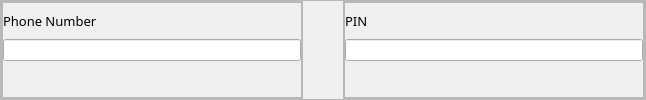
              <widget class="QFrame" name="phoneAndPin">
               <property name="sizePolicy">
                <sizepolicy hsizetype="Preferred" vsizetype="Expanding">
                 <horstretch>0</horstretch>
                 <verstretch>0</verstretch>
                </sizepolicy>
               </property>
               <property name="frameShape">
                <enum>QFrame::StyledPanel</enum>
               </property>
               <property name="frameShadow">
                <enum>QFrame::Raised</enum>
               </property>
               <layout class="QHBoxLayout" name="horizontalLayout_6">
                <property name="spacing">
                 <number>40</number>
                </property>
                <property name="leftMargin">
                 <number>0</number>
                </property>
                <property name="topMargin">
                 <number>0</number>
                </property>
                <property name="rightMargin">
                 <number>0</number>
                </property>
                <property name="bottomMargin">
                 <number>0</number>
                </property>
                <item>
                 <widget class="QFrame" name="phoneNumber">
                  <property name="frameShape">
                   <enum>QFrame::StyledPanel</enum>
                  </property>
                  <property name="frameShadow">
                   <enum>QFrame::Raised</enum>
                  </property>
                  <layout class="QVBoxLayout" name="verticalLayout_11">
                   <property name="spacing">
                    <number>0</number>
                   </property>
                   <property name="leftMargin">
                    <number>0</number>
                   </property>
                   <property name="topMargin">
                    <number>0</number>
                   </property>
                   <property name="rightMargin">
                    <number>0</number>
                   </property>
                   <property name="bottomMargin">
                    <number>0</number>
                   </property>
                   <item alignment="Qt::AlignRight">
                    <widget class="QFrame" name="phoneFrame">
                     <property name="minimumSize">
                      <size>
                       <width>300</width>
                       <height>0</height>
                      </size>
                     </property>
                     <property name="frameShape">
                      <enum>QFrame::StyledPanel</enum>
                     </property>
                     <property name="frameShadow">
                      <enum>QFrame::Raised</enum>
                     </property>
                     <layout class="QVBoxLayout" name="verticalLayout_14">
                      <property name="spacing">
                       <number>0</number>
                      </property>
                      <property name="leftMargin">
                       <number>0</number>
                      </property>
                      <property name="topMargin">
                       <number>0</number>
                      </property>
                      <property name="rightMargin">
                       <number>0</number>
                      </property>
                      <property name="bottomMargin">
                       <number>0</number>
                      </property>
                      <item>
                       <widget class="QLabel" name="phoneLabel">
                        <property name="font">
                         <font>
                          <family>Trebuchet MS</family>
                          <pointsize>10</pointsize>
                         </font>
                        </property>
                        <property name="text">
                         <string>Phone Number</string>
                        </property>
                       </widget>
                      </item>
                      <item>
                       <widget class="QLineEdit" name="phoneInput">
                        <property name="minimumSize">
                         <size>
                          <width>0</width>
                          <height>0</height>
                         </size>
                        </property>
                        <property name="maximumSize">
                         <size>
                          <width>16777215</width>
                          <height>16777215</height>
                         </size>
                        </property>
                        <property name="font">
                         <font>
                          <family>8514oem</family>
                          <pointsize>-1</pointsize>
                          <weight>50</weight>
                          <bold>false</bold>
                         </font>
                        </property>
                        <property name="styleSheet">
                         <string notr="true">font-size: 10px;
letter-spacing: 1.5px</string>
                        </property>
                       </widget>
                      </item>
                      <item>
                       <widget class="QLabel" name="toUserFromPhoneFrame">
                        <property name="font">
                         <font>
                          <family>Trebuchet MS</family>
                          <pointsize>9</pointsize>
                         </font>
                        </property>
                        <property name="text">
                         <string/>
                        </property>
                       </widget>
                      </item>
                     </layout>
                    </widget>
                   </item>
                  </layout>
                 </widget>
                </item>
                <item>
                 <widget class="QFrame" name="pin">
                  <property name="frameShape">
                   <enum>QFrame::StyledPanel</enum>
                  </property>
                  <property name="frameShadow">
                   <enum>QFrame::Raised</enum>
                  </property>
                  <layout class="QVBoxLayout" name="verticalLayout_15">
                   <property name="spacing">
                    <number>0</number>
                   </property>
                   <property name="leftMargin">
                    <number>0</number>
                   </property>
                   <property name="topMargin">
                    <number>0</number>
                   </property>
                   <property name="rightMargin">
                    <number>0</number>
                   </property>
                   <property name="bottomMargin">
                    <number>0</number>
                   </property>
                   <item alignment="Qt::AlignLeft">
                    <widget class="QFrame" name="pinFrame">
                     <property name="minimumSize">
                      <size>
                       <width>300</width>
                       <height>0</height>
                      </size>
                     </property>
                     <property name="frameShape">
                      <enum>QFrame::StyledPanel</enum>
                     </property>
                     <property name="frameShadow">
                      <enum>QFrame::Raised</enum>
                     </property>
                     <layout class="QVBoxLayout" name="verticalLayout_16">
                      <property name="spacing">
                       <number>0</number>
                      </property>
                      <property name="leftMargin">
                       <number>0</number>
                      </property>
                      <property name="topMargin">
                       <number>0</number>
                      </property>
                      <property name="rightMargin">
                       <number>0</number>
                      </property>
                      <property name="bottomMargin">
                       <number>0</number>
                      </property>
                      <item>
                       <widget class="QLabel" name="pinLabel">
                        <property name="font">
                         <font>
                          <family>Trebuchet MS</family>
                          <pointsize>10</pointsize>
                         </font>
                        </property>
                        <property name="text">
                         <string>PIN</string>
                        </property>
                       </widget>
                      </item>
                      <item>
                       <widget class="QLineEdit" name="pinInput">
                        <property name="minimumSize">
                         <size>
                          <width>0</width>
                          <height>0</height>
                         </size>
                        </property>
                        <property name="maximumSize">
                         <size>
                          <width>16777215</width>
                          <height>16777215</height>
                         </size>
                        </property>
                        <property name="font">
                         <font>
                          <family>8514oem</family>
                          <pointsize>-1</pointsize>
                          <weight>50</weight>
                          <bold>false</bold>
                         </font>
                        </property>
                        <property name="styleSheet">
                         <string notr="true">font-size: 10px;
letter-spacing: 1.5px</string>
                        </property>
                       </widget>
                      </item>
                      <item>
                       <widget class="QLabel" name="toUserFromPinFrame">
                        <property name="font">
                         <font>
                          <family>Trebuchet MS</family>
                          <pointsize>9</pointsize>
                         </font>
                        </property>
                        <property name="text">
                         <string/>
                        </property>
                       </widget>
                      </item>
                     </layout>
                    </widget>
                   </item>
                  </layout>
                 </widget>
                </item>
               </layout>
              </widget>
